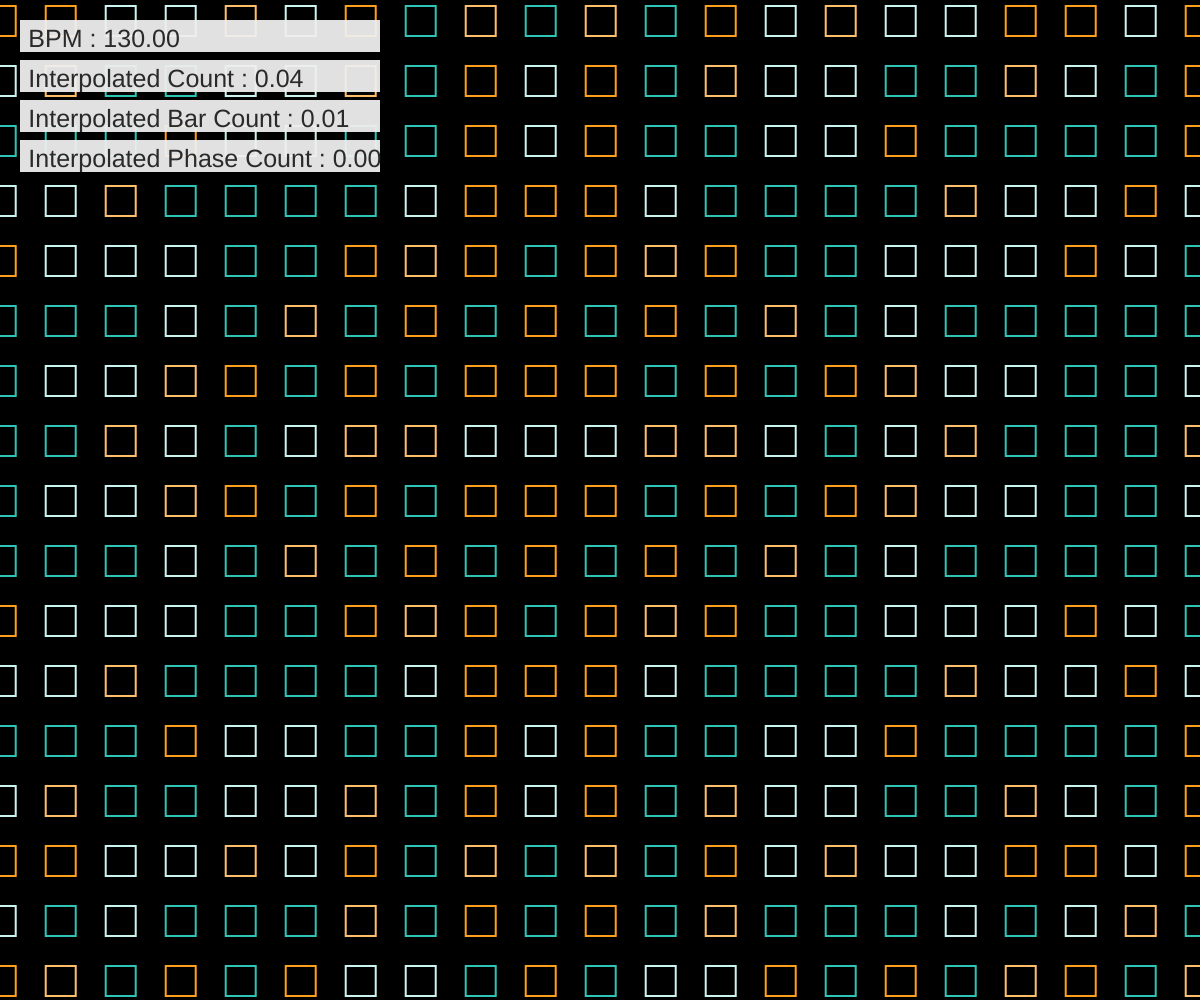
Frame 1 (no input)
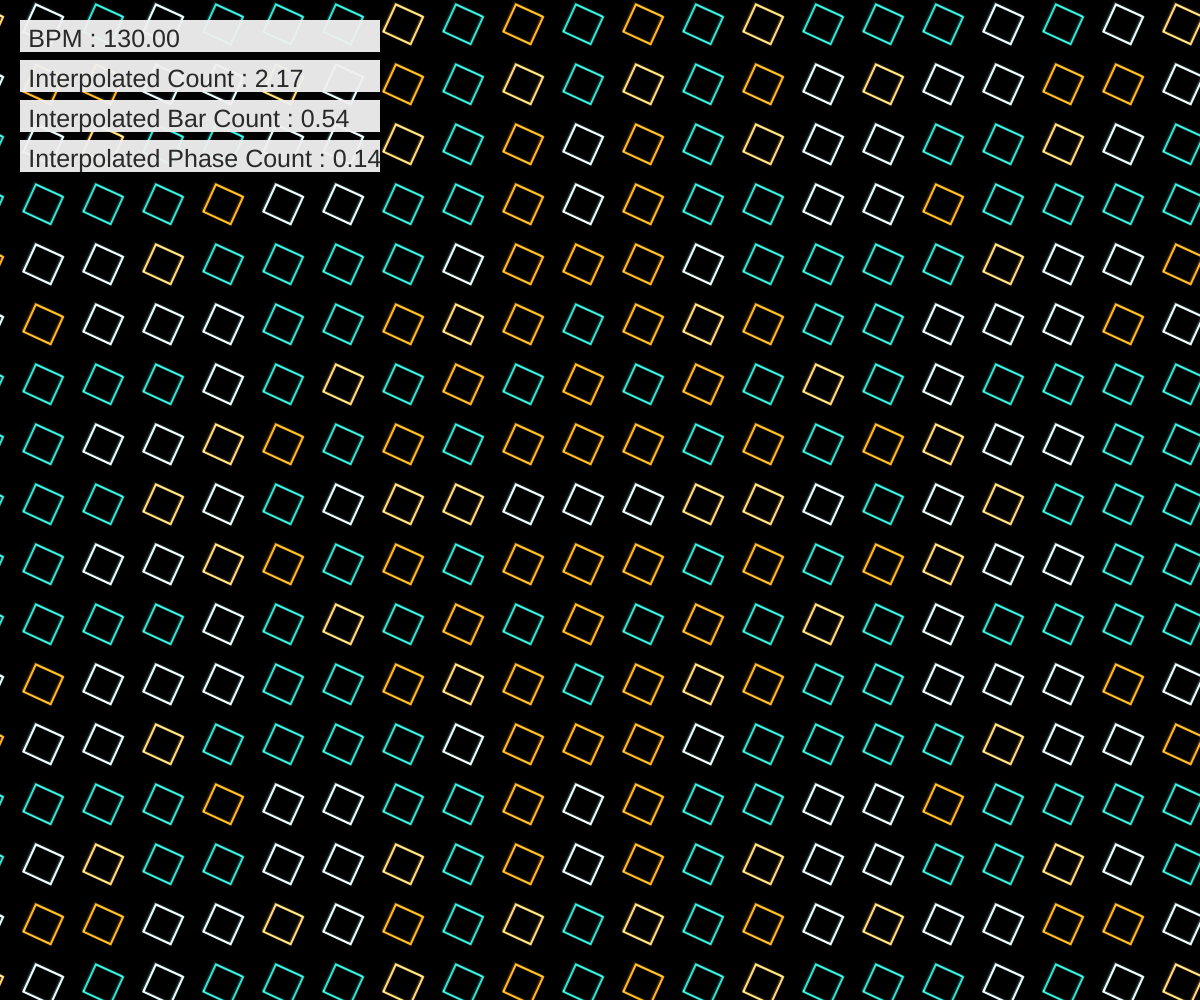
Frame 60 (no input)
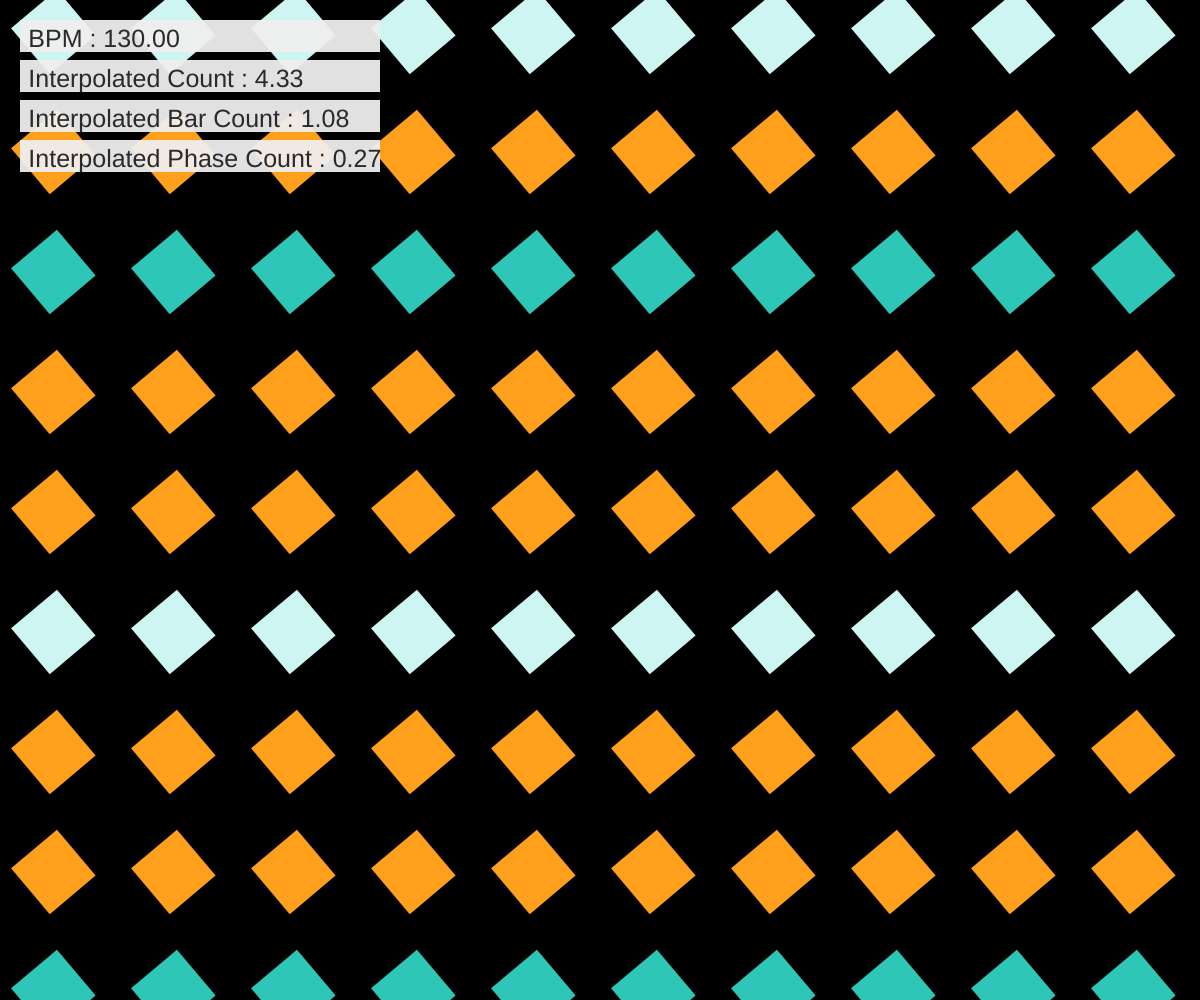
Frame 120 (the mouse pressed at the canvas centre since frame 60)

The p5.js sketch that drew these frames (run headless with seeded random() and noise() and a simulated clock; from frame 60 on, the mouse is pressed at the canvas centre):

// p5.js sketch
// ── sketch.js
const BPM = 130;

function setup() {
    createCanvas(windowWidth, windowHeight);
    background(0);
}

function draw() {
    // beat settings
    const beatInfo = calculateBeatInfo(BPM);
    const section = beatInfo["Interpolated Phase Count"];
    const bar = beatInfo["Interpolated Bar Count"];
    const count = beatInfo["Interpolated Count"];

    const params = {
        count: count,
        canvas: {
            blendMode: ADD,
            alpha: map(Easing.easeInSine(fract(bar)), 0, 1, 255, 50),
            angle:
                (TAU * floor(newnoise(floor(bar)) * 2 ** (floor(section) % 6))) /
                2 ** (floor(section) % 6),
            scale: 2 ** floor(newnoise(floor(bar), 8712) * 3),
            aspect:
                noise(floor(bar), 9017) > 0.5 ? map(Easing.easeOutSine(fract(bar)), 0, 1, 0.8, max(1, newnoise(floor(bar)) * 10)) : 1,
        },
        motion: {
            speed: noise(floor(bar), 9017) > 0.5 ? 0 : 20,
            sinAmplitude: max(width, height) / 4,
            noiseAmplitude: 0,
            xArrange: noise(floor(bar), 7261) < (floor(section) % 4) / 10,
            yArrange: noise(floor(bar), 9829) < (floor(section) % 4) / 10,
            noiseSpeed: 0.1,
            sinSpeed: 0.1,
        },
        object: {
            scale: 0.5,
            aspect: 1,
            angle: getPhaseWithEasing(count, {
                cycleLength: 1,
                easeDuration: 1,
                easeFunction: Easing.easeInQuart,
            }),
            radius: 0,
        },
        color: {
            palette: ["#FF9F1C", "#2EC4B6", "#CBF3F0", "#FFBF69"],
            count: 4,
            xArrange: newnoise(floor(bar), 8731) < 0.5,
            yArrange: newnoise(floor(bar), 4527) < 0.5,
            arrange: 0.1,
        },
        style: {
            mode: noise(floor(bar)) < 0.5 ? "fill" : "stroke",
            objectMode: "rect",
        },
    };

    // draw
    generativeVisualMusic(params);

    // blendMode reset
    blendMode(BLEND);

    // UI
    drawBeatUI(beatInfo);
}

// ======== phase easing ========

function getPhaseWithEasing(count, options = {}) {
    const defaults = {
        cycleLength: 64, // カウントの周期
        easeDuration: 8, // イージングの継続時間
        easeFunction: Easing.easeInOutSine, // イージング関数
    };

    const p = { ...defaults, ...options };

    // イージング開始オフセットを周期とイージング継続時間から計算
    const easeStartOffset = p.cycleLength - p.easeDuration;

    const basePhase = floor(count / p.cycleLength);
    const cyclePosition = count % p.cycleLength;
    const easeProgress =
        (max(easeStartOffset, cyclePosition) - easeStartOffset) / p.easeDuration;
    const easeValue = p.easeFunction(fract(easeProgress));

    return basePhase + easeValue;
}

// ======== full screen ========

function keyPressed() {
    if (keyCode === 32) {
        let fs = fullscreen();
        fullscreen(!fs);
        if (fs) {
            cursor();
        } else {
            noCursor();
        }
    }
}

function windowResized() {
    resizeCanvas(windowWidth, windowHeight);
}

// ── beatCounter.js
// ======== beat calculate ========

function calculateBeatInfo(bpm) {
  const beatInterval = (60 / bpm) * 1000; // 拍の間隔（ミリ秒）
  const currentTime = millis(); // 現在の時間

  // 現在の時間から直接カウントを計算
  const interpolatedCount = currentTime / beatInterval;

  // 小節カウント（4拍ごと）
  const interpolatedBarCount = interpolatedCount / 4;

  // フェーズカウント（16拍ごと）
  const interpolatedPhaseCount = interpolatedCount / 16;

  return {
    BPM: bpm,
    "Interpolated Count": interpolatedCount,
    "Interpolated Bar Count": interpolatedBarCount,
    "Interpolated Phase Count": interpolatedPhaseCount,
  };
}

// ======== UI function ========

function drawBeatUI(info) {
  // キャンバスサイズに基づいて値を計算
  const padding = min(width, height) * 0.02;
  const lineHeight = min(width, height) * 0.04;
  const boxWidth = max(width * 0.3, 250);
  const boxHeight = lineHeight * 0.8;
  const fontSize = min(width, height) * 0.025;

  push();

  // UIの背景と文字の共通スタイル設定
  textSize(fontSize);
  textAlign(LEFT, CENTER);

  // 情報を配列に変換して処理
  Object.entries(info).forEach(([key, value], index) => {
    const yPos = lineHeight * (index + 0.5);
    const textYPos = lineHeight * (index + 1);

    // 背景ボックスの描画
    noStroke();
    fill(240, 240);
    rect(padding, yPos, boxWidth, boxHeight);

    // テキストの描画
    fill(30, 240);
    text(`${key} : ${value.toFixed(2)}`, padding + fontSize / 3, textYPos);
  });

  pop();
}
// ── easing.js
// ======== easing ========

class Easing {
    static easeInSine(x) {
        return 1 - Math.cos((x * Math.PI) / 2);
    }

    static easeOutSine(x) {
        return Math.sin((x * Math.PI) / 2);
    }

    static easeInOutSine(x) {
        return -(Math.cos(Math.PI * x) - 1) / 2;
    }

    static easeInQuad(x) {
        return x * x;
    }

    static easeOutQuad(x) {
        return 1 - (1 - x) * (1 - x);
    }

    static easeInOutQuad(x) {
        return x < 0.5 ? 2 * x * x : 1 - Math.pow(-2 * x + 2, 2) / 2;
    }

    static easeInCubic(x) {
        return x * x * x;
    }

    static easeOutCubic(x) {
        return 1 - Math.pow(1 - x, 3);
    }

    static easeInOutCubic(x) {
        return x < 0.5 ? 4 * x * x * x : 1 - Math.pow(-2 * x + 2, 3) / 2;
    }

    static easeInQuart(x) {
        return x * x * x * x;
    }

    static easeOutQuart(x) {
        return 1 - Math.pow(1 - x, 4);
    }

    static easeInOutQuart(x) {
        return x < 0.5 ? 8 * x * x * x * x : 1 - Math.pow(-2 * x + 2, 4) / 2;
    }

    static easeInQuint(x) {
        return x * x * x * x * x;
    }

    static easeOutQuint(x) {
        return 1 - Math.pow(1 - x, 5);
    }

    static easeInOutQuint(x) {
        return x < 0.5 ? 16 * x * x * x * x * x : 1 - Math.pow(-2 * x + 2, 5) / 2;
    }

    static easeInExpo(x) {
        return x === 0 ? 0 : Math.pow(2, 10 * x - 10);
    }

    static easeOutExpo(x) {
        return x === 1 ? 1 : 1 - Math.pow(2, -10 * x);
    }

    static easeInOutExpo(x) {
        return x === 0
            ? 0
            : x === 1
                ? 1
                : x < 0.5
                    ? Math.pow(2, 20 * x - 10) / 2
                    : (2 - Math.pow(2, -20 * x + 10)) / 2;
    }

    static easeInCirc(x) {
        return 1 - Math.sqrt(1 - Math.pow(x, 2));
    }

    static easeOutCirc(x) {
        return Math.sqrt(1 - Math.pow(x - 1, 2));
    }

    static easeInOutCirc(x) {
        return x < 0.5
            ? (1 - Math.sqrt(1 - Math.pow(2 * x, 2))) / 2
            : (Math.sqrt(1 - Math.pow(-2 * x + 2, 2)) + 1) / 2;
    }

    static easeOutBack(x) {
        const c1 = 1.70158;
        const c3 = c1 + 1;
        return 1 + c3 * Math.pow(x - 1, 3) + c1 * Math.pow(x - 1, 2);
    }

    static easeInOutBack(x) {
        const c1 = 1.70158;
        const c2 = c1 * 1.525;
        return x < 0.5
            ? (Math.pow(2 * x, 2) * ((c2 + 1) * 2 * x - c2)) / 2
            : (Math.pow(2 * x - 2, 2) * ((c2 + 1) * (x * 2 - 2) + c2) + 2) / 2;
    }
}
// ── generativeVisualMusic.js
// ======== generative visual music ========

function generativeVisualMusic(params = {}) {
    // パラメーターの構造化
    const options = {
        count: params.count ?? frameCount * 0.1,
        canvas: {
            blendMode: params.canvas?.blendMode ?? ADD,
            alpha: params.canvas?.alpha ?? 255,
            angle: params.canvas?.angle ?? 0,
            scale: params.canvas?.scale ?? 1,
            aspect: params.canvas?.aspect ?? 1,
        },
        motion: {
            speed: params.motion?.speed ?? 20,
            sinAmplitude: params.motion?.sinAmplitude ?? 0,
            noiseAmplitude: params.motion?.noiseAmplitude ?? 0,
            xArrange: params.motion?.xArrange ?? true,
            yArrange: params.motion?.yArrange ?? true,
            noiseSpeed: params.motion?.noiseSpeed ?? 0.1,
            sinSpeed: params.motion?.sinSpeed ?? 0.1,
        },
        object: {
            scale: params.object?.scale ?? 0.5,
            aspect: params.object?.aspect ?? 1,
            angle: params.object?.angle ?? 0,
            xAngleArrange: params.object?.xAngleArrange ?? 0,
            yAngleArrange: params.object?.yAngleArrange ?? 0,
            angleDivisions: params.object?.angleDivisions ?? 4,
            radius: params.object?.radius ?? 0,
        },
        color: {
            palette: params.color?.palette ?? [
                "#FF9F1C",
                "#2EC4B6",
                "#CBF3F0",
                "#FFBF69",
            ],
            count: params.color?.count ?? 3,
            xArrange: params.color?.xArrange ?? true,
            yArrange: params.color?.yArrange ?? true,
            arrange: params.color?.arrange ?? 0.1,
        },
        style: {
            mode: params.style?.mode ?? "fill",
            objectMode: params.style?.objectMode ?? "rect",
            str: params.style?.str ?? "H",
        },
    };

    // 変数
    const n = 20;
    const grid = max(width, height) / n;

    // キャンバス設定
    push();
    background(0, options.canvas.alpha);
    blendMode(options.canvas.blendMode);
    translate(width / 2, height / 2);
    rotate(options.canvas.angle);
    scale(options.canvas.scale * options.canvas.aspect, options.canvas.scale);

    // オブジェクト描画
    for (let x = -max(width, height); x <= max(width, height); x += grid) {
        for (let y = -max(width, height); y <= max(width, height); y += grid) {
            // 位置計算
            const vx = options.count * options.motion.speed;
            const vy =
                map(
                    noise(
                        x * options.motion.xArrange,
                        y * options.motion.yArrange,
                        options.count * options.motion.noiseSpeed
                    ),
                    0,
                    1,
                    -options.motion.noiseAmplitude,
                    options.motion.noiseAmplitude
                ) +
                sin(
                    options.count * options.motion.sinSpeed +
                    x * options.motion.xArrange +
                    y * options.motion.yArrange
                ) *
                options.motion.sinAmplitude;

            const nx =
                ((x + vx + max(width, height)) % (max(width, height) * 2)) -
                (max(width, height) + grid);
            const ny =
                ((y + vy + max(width, height)) % (max(width, height) * 2)) -
                (max(width, height) + grid);

            // オブジェクトのサイズと角度
            const w = grid * options.object.scale * options.object.aspect;
            const h = grid * options.object.scale;
            const radius = map(options.object.radius, 0, 1, 0, max(w, h) / 2);
            const angle = options.object.angle;

            // 色の計算
            const ci = floor(
                map(
                    newnoise(
                        x * options.color.xArrange,
                        y * options.color.yArrange,
                        options.color.arrange
                    ),
                    0,
                    1,
                    0,
                    options.color.count - 0.01
                )
            );
            const c = options.color.palette[ci];

            // オブジェクト描画
            push();
            translate(nx, ny);
            rotate(angle);

            setStyle(c, options.style.mode);

            if (options.style.objectMode === "rect") {
                rectMode(CENTER);
                rect(0, 0, w, h, radius);
            } else if (options.style.objectMode === "text") {
                push();
                scale(w, h);
                textAlign(CENTER, CENTER);
                textSize(1);
                text(options.style.str, 0, 0);
                pop();
            }

            pop();
        }
    }
    pop();
}

// ======== self-made function ========

function newnoise(x, y = 0, z = 0) {
    return max(min(map(noise(x, y, z), 0, 1, -0.2, 1.2), 1), 0);
}

function setStyle(c, mode) {
    if (mode === "fill") {
        noStroke();
        fill(c);
    } else {
        noFill();
        strokeWeight(2);
        stroke(c);
    }
}
